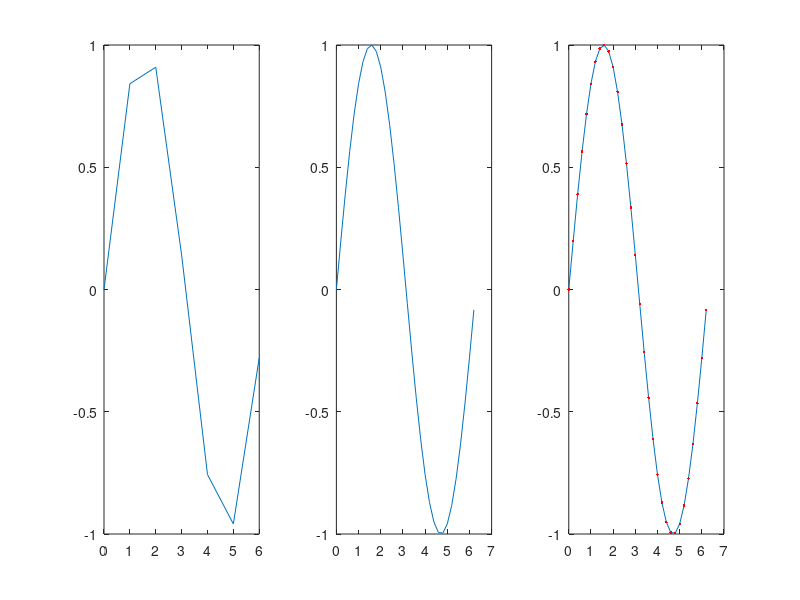
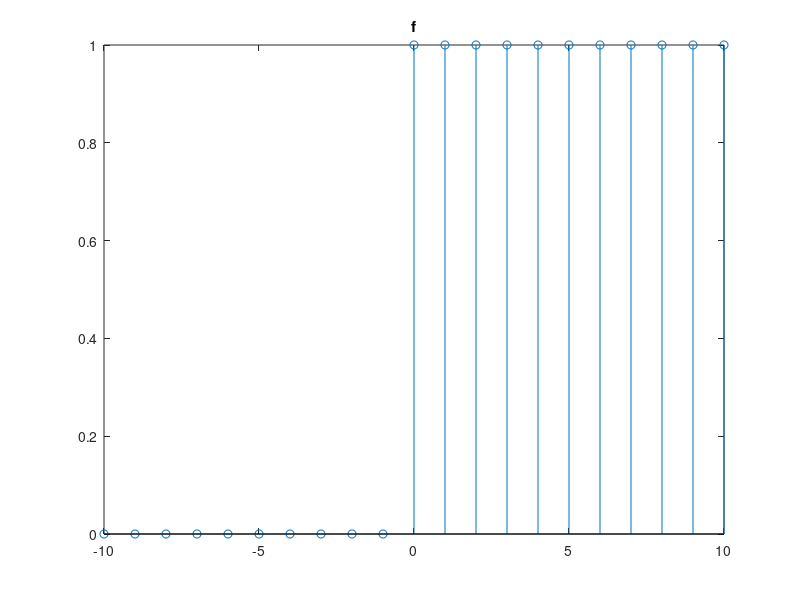
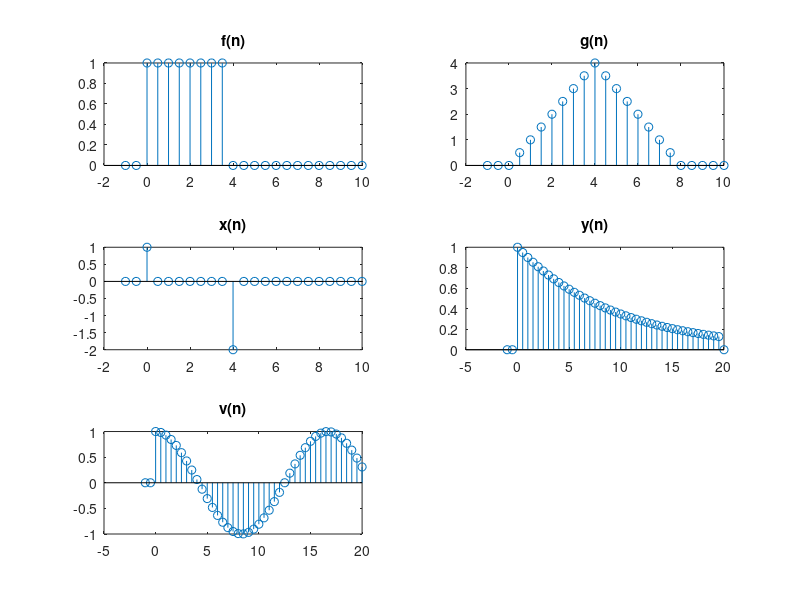
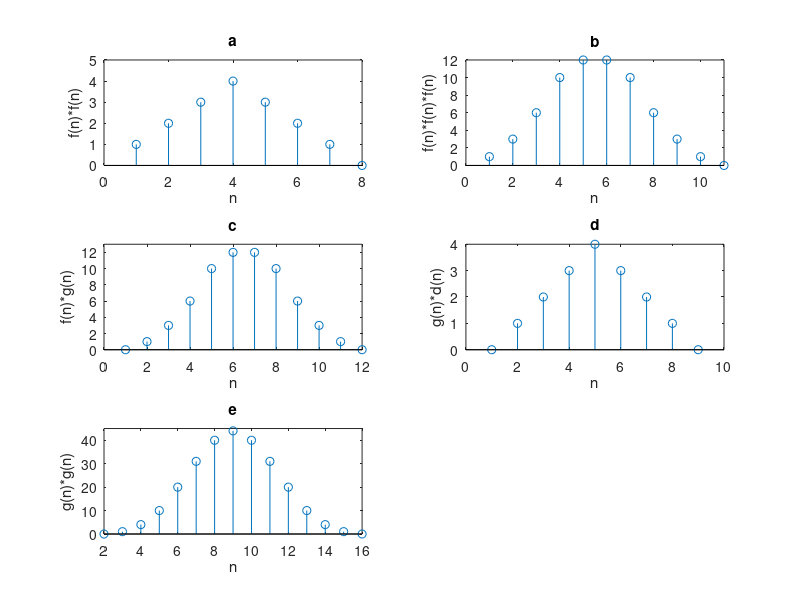

These figures' MATLAB source, in order: (Note: this script raises an error after producing the figures.)
%% 1: Plotting Continuous-Time Signals
figure(1)
subplot(1,3,1)
t = 0:2*pi; plot(t,sin(t))
subplot(1,3,2)
t = 0:0.2:2*pi; plot(t,sin(t))
subplot(1,3,3)
t = 0:0.02:2*pi; plot(t,sin(t))
title('My Favorite Function')
xlabel('t (Seconds)')
ylabel('y(t)')

axis([0 2*pi -1.2 1.2])

t = 0:0.2:2*pi; plot(t,sin(t),t,sin(2*t))

t = 0:0.2:2*pi; plot(t,sin(t),'.')

t = 0:0.2:2*pi; plot(t,sin(t),t,sin(t),'r.')

%% 2: Plotting Discrete-Time Signals
figure(2)
n = -10:10; 
f = n >= 0;
stem(n,f);
title('f')

u = @(n) double (n >= 0); %unit step function
d = @(n) double (n == 0); %unit delta function
f = @(n) u(n) - u(n-4);
g = @(n) n.*u(n) - (2*(n-4)).*u(n-4) + (n-8).*u(n-8);
x = @(n) d(n) - 2.*d(n-4);
a = 0.9;
y = @(n) a.^n .* (u(n) - u(n-20));
v = @(n) cos(0.12*pi*n) .* u(n);

n = -1:0.5:10;
figure(3)
subplot(3,2,1)
stem(n,f(n))
title('f(n)')
subplot(3,2,2)
stem(n,g(n))
title('g(n)')
subplot(3,2,3)
stem(n,x(n))
title('x(n)')

n = -1:0.5:20;
subplot(3,2,4)
stem(n,y(n))
title('y(n)')
subplot(3,2,5)
stem(n,v(n))
title('v(n)')


%% 3: conv Command

u = @(k) double(k >= 0); %unit step function
d = @(k) double(k == 0); %unit delta function

f = @(k) u(k) - u(k-4);
g = @(k) k.*u(k) - 2*(k-4).*u(k-4) + (k-8).*u(k-8);

figure(6)
k = 0:8;
k1 = 0:6;
subplot(2,1,1)
stem(f(k1));
title('f(n)')
xlabel('n')
subplot(2,1,2)
stem(g(k));
title('g(n)')
xlabel('n')

a = conv(f(k1),f(k1));
b = conv(a,f(k1));
c = conv(f(k1),g(k));
k2 = 0;
D = conv(g(k),d(k2));
e = conv(g(k),g(k));

figure(4)

subplot(3,2,1)
stem(a)
title('a')
xlabel('n')
ylabel('f(n)*f(n)')
axis([0 8 0 5])

subplot(3,2,2)
stem(b)
title('b')
xlabel('n')
ylabel('f(n)*f(n)*f(n)')
axis([0 11 0 12])

subplot(3,2,3)
stem(c)
title('c')
xlabel('n')
ylabel('f(n)*g(n)')
axis([0 12 0 13])

subplot(3,2,4)
stem(D)
title('d')
xlabel('n')
ylabel('g(n)*d(n)')
axis([0 10 0 4])

subplot(3,2,5)
stem(e)
title('e')
xlabel('n')
ylabel('g(n)*g(n)')
axis([2 16 0 45])
%% 4: Plotting a Sample-Signal
figure(5)
t = [0;0.3;0.6;0.9;1.2;1.5;1.8;2.1;2.4;2.7;3;3.3];
data = [6;-1.3;-8;-11.7;-11;-6;1.3;8;11.7;11;6;-1.3];
f = fit(t,data,'smoothingspline');
plot(f, t, data)
xlabel('TIME (SECONDS)')
ylabel('x(t)')
title('This is a Sample Signal')    

